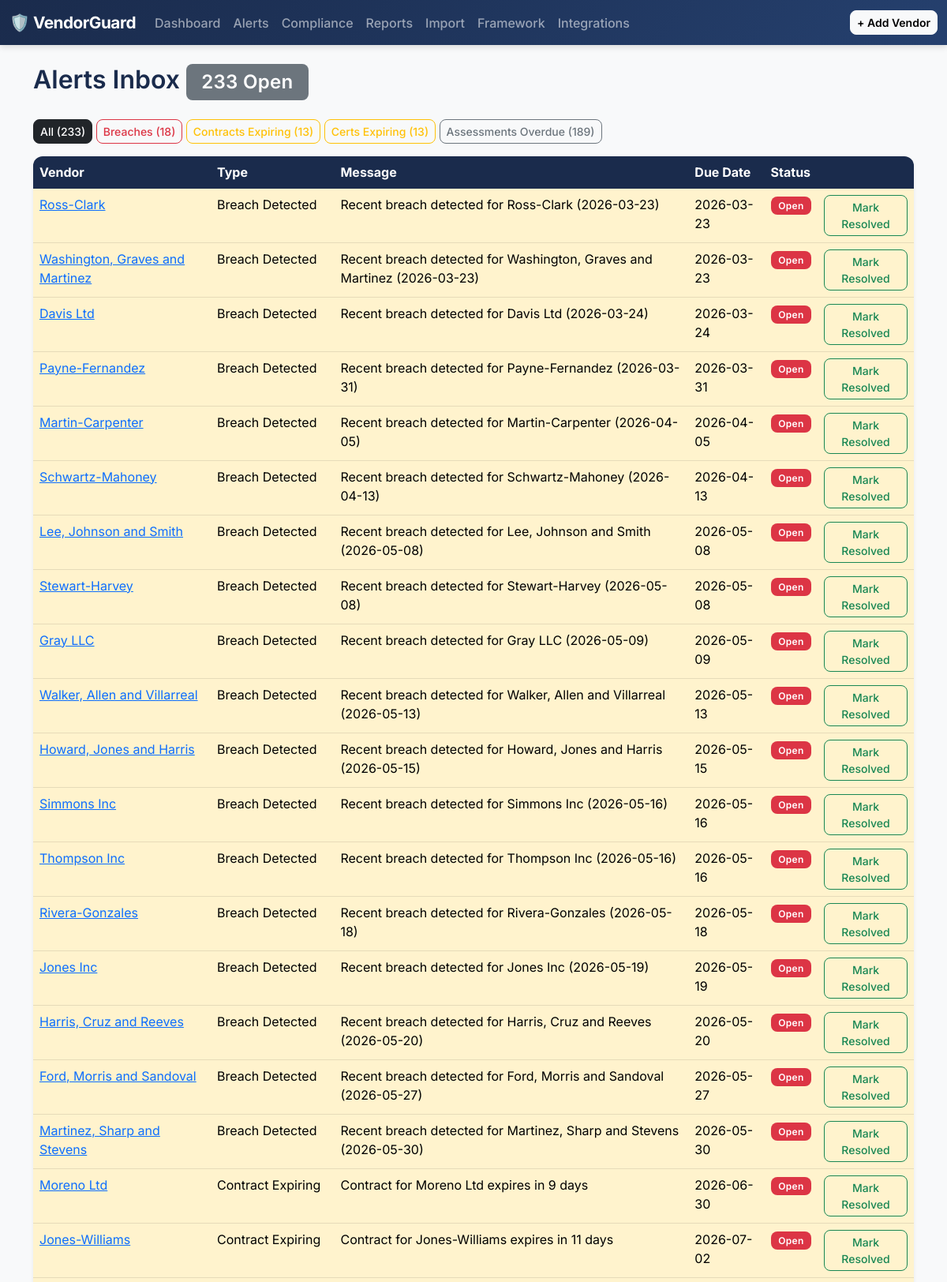
Screenshot of /alerts (upper part) with the database file from the repository.
### models.py (models this page shows, shortened)
class Alert(db.Model):
    __tablename__ = "alert"
    id = db.Column(db.Integer, primary_key=True)
    vendor_id = db.Column(db.Integer, db.ForeignKey("vendor.id"), nullable=False)
    alert_type = db.Column(db.String(50), nullable=False)
    message = db.Column(db.String(300))
    due_date = db.Column(db.Date)
    status = db.Column(db.String(20), default="Open")  # Open / Resolved
    created_at = db.Column(db.DateTime, default=datetime.utcnow)

class Vendor(db.Model):
    __tablename__ = "vendor"
    id = db.Column(db.Integer, primary_key=True)
    name = db.Column(db.String(150), nullable=False)
    category = db.Column(db.String(100), nullable=False)  # e.g. Cloud Provider, MSP, Contractor
    contact_email = db.Column(db.String(150))
    contract_start = db.Column(db.Date)
    contract_end = db.Column(db.Date)
    data_sensitivity = db.Column(db.Integer, default=1)
    access_scope = db.Column(db.Integer, default=1)
    compliance_gaps = db.Column(db.Integer, default=1)
    financial_health = db.Column(db.Integer, default=10)  # 10 = healthiest
    last_assessment_date = db.Column(db.Date)
    risk_score = db.Column(db.Float, default=0.0)
    risk_tier = db.Column(db.String(20), default="Low")  # Low / Medium / High
    annual_spend = db.Column(db.Float)
    breach_count = db.Column(db.Integer, default=0)
    csv_risk_score = db.Column(db.Float)      # their original pre-computed score
    csv_risk_level = db.Column(db.String(20)) # their original Low/Medium/High label
    notes = db.Column(db.Text)
    is_anomaly = db.Column(db.Boolean, default=False)
    anomaly_type = db.Column(db.String(100))
    label_severity = db.Column(db.String(20))
    expired_certifications = db.Column(db.Text)
    explanation = db.Column(db.Text)
    predicted_anomaly = db.Column(db.Boolean, default=False)
    predicted_anomaly_type = db.Column(db.String(50))
    predicted_severity = db.Column(db.String(20))
    recommended_action = db.Column(db.Text)
    created_at = db.Column(db.DateTime, default=datetime.utcnow)
    updated_at = db.Column(db.DateTime, default=datetime.utcnow, onupdate=datetime.utcnow)
    breaches = db.relationship("BreachEvent", backref="vendor", lazy=True, cascade="all, delete-orphan")
    certifications = db.relationship("Certification", backref="vendor", lazy=True, cascade="all, delete-orphan")
    alerts = db.relationship("Alert", backref="vendor", lazy=True, cascade="all, delete-orphan")
    score_history = db.relationship("RiskScoreHistory", backref="vendor", lazy=True, cascade="all, delete-orphan")
    remediation_items = db.relationship("RemediationItem", backref="vendor", lazy=True, cascade="all, delete-orphan")

### app.py (the view)
@app.route("/alerts")
def alerts_page():
    generate_alerts()
    filter_type = request.args.get("type", "")
    query = Alert.query.filter_by(status="Open")
    if filter_type:
        query = query.filter_by(alert_type=filter_type)
    type_priority = {
        "breach_detected": 0,
        "contract_expiring": 1,
        "cert_expiring": 2,
        "assessment_overdue": 3,
    }
    all_alerts = query.all()
    all_alerts.sort(key=lambda a: (type_priority.get(a.alert_type, 9), a.due_date or date.min))
    type_counts = {
        "breach_detected": len([a for a in all_alerts if a.alert_type == "breach_detected"]),
        "contract_expiring": len([a for a in all_alerts if a.alert_type == "contract_expiring"]),
        "cert_expiring": len([a for a in all_alerts if a.alert_type == "cert_expiring"]),
        "assessment_overdue": len([a for a in all_alerts if a.alert_type == "assessment_overdue"]),
    }
    return render_template("alerts.html", alerts=all_alerts, filter_type=filter_type, type_counts=type_counts)

### risk_engine.py (called while the page is built, shortened)
def _create_alert_if_not_exists(vendor_id, alert_type, message, due_date):
    existing = Alert.query.filter_by(
        vendor_id=vendor_id,
        alert_type=alert_type,
        status="Open"
    ).first()

### templates/alerts.html
{% extends "base.html" %}
{% block content %}
<h2 class="mb-4">Alerts Inbox <span class="badge bg-secondary">{{ alerts|length }} Open</span></h2>
<div class="mb-3">
    <a href="{{ url_for('alerts_page') }}" class="btn btn-sm {% if not filter_type %}btn-dark{% else %}btn-outline-dark{% endif %}">
        All ({{ type_counts.values()|sum }})
    </a>
    <a href="{{ url_for('alerts_page', type='breach_detected') }}" class="btn btn-sm {% if filter_type == 'breach_detected' %}btn-danger{% else %}btn-outline-danger{% endif %}">
        Breaches ({{ type_counts.breach_detected }})
    </a>
    <a href="{{ url_for('alerts_page', type='contract_expiring') }}" class="btn btn-sm {% if filter_type == 'contract_expiring' %}btn-warning{% else %}btn-outline-warning{% endif %}">
        Contracts Expiring ({{ type_counts.contract_expiring }})
    </a>
    <a href="{{ url_for('alerts_page', type='cert_expiring') }}" class="btn btn-sm {% if filter_type == 'cert_expiring' %}btn-warning{% else %}btn-outline-warning{% endif %}">
        Certs Expiring ({{ type_counts.cert_expiring }})
    </a>
    <a href="{{ url_for('alerts_page', type='assessment_overdue') }}" class="btn btn-sm {% if filter_type == 'assessment_overdue' %}btn-secondary{% else %}btn-outline-secondary{% endif %}">
        Assessments Overdue ({{ type_counts.assessment_overdue }})
    </a>
</div>
<table class="table table-hover shadow-sm bg-white">
    <thead class="table-dark">
        <tr>
            <th>Vendor</th>
            <th>Type</th>
            <th>Message</th>
            <th>Due Date</th>
            <th>Status</th>
            <th></th>
        </tr>
    </thead>
    <tbody>
        {% for alert in alerts %}
        <tr class="{% if alert.status == 'Open' %}table-warning{% endif %}">
            <td><a href="{{ url_for('vendor_detail', vendor_id=alert.vendor_id) }}">{{ alert.vendor.name }}</a></td>
            <td>{{ alert.alert_type.replace('_', ' ').title() }}</td>
            <td>{{ alert.message }}</td>
            <td>{{ alert.due_date }}</td>
            <td>
                {% if alert.status == "Open" %}
                <span class="badge bg-danger">Open</span>
                {% else %}
                <span class="badge bg-success">Resolved</span>
                {% endif %}
            </td>
            <td>
                {% if alert.status == "Open" %}
                <form action="{{ url_for('resolve_alert', alert_id=alert.id) }}" method="POST">
                    <button class="btn btn-sm btn-outline-success">Mark Resolved</button>
                </form>
                {% endif %}
            </td>
        </tr>
        {% else %}
        <tr><td colspan="6" class="text-muted">No alerts right now. 🎉</td></tr>
        {% endfor %}
    </tbody>
</table>
{% endblock %}

### static/style.css (style rules this page uses)
body { font-family: 'Inter', -apple-system, sans-serif; background-color: #F8F9FA; color: #212529; }
h1, h2, h3, h4, h5, h6 { font-weight: 600; color: #1A2B4C; }
.badge { border-radius: 8px; padding: 0.45em 0.8em; font-weight: 600; letter-spacing: 0.3px; }
.btn { border-radius: 8px; font-weight: 500; transition: all 0.15s ease; }
.table { border-radius: 12px; overflow: hidden; }
.table thead.table-dark th { background-color: #1A2B4C; border-color: #1A2B4C; }
.table-warning { background-color: #fff8e1 !important; }
.badge.bg-danger { animation: pulseRed 2s infinite; }

### rows the page displays
Alert: vendor.name "Ross-Clark", alert_type.replace "Breach Detected", message "Recent breach detected for Ross-Clark (2026-03-23)", due_date "2026-03-23", status "Open"
Alert: vendor.name "Washington, Graves and Martinez", alert_type.replace "Breach Detected", message "Recent breach detected for Washington, Graves and Martinez (2026-03-23)", due_date "2026-03-23", status "Open"
Alert: vendor.name "Davis Ltd", alert_type.replace "Breach Detected", message "Recent breach detected for Davis Ltd (2026-03-24)", due_date "2026-03-24", status "Open"
Alert: vendor.name "Payne-Fernandez", alert_type.replace "Breach Detected", message "Recent breach detected for Payne-Fernandez (2026-03-31)", due_date "2026-03-31", status "Open"
Alert: vendor.name "Martin-Carpenter", alert_type.replace "Breach Detected", message "Recent breach detected for Martin-Carpenter (2026-04-05)", due_date "2026-04-05", status "Open"
Alert: vendor.name "Schwartz-Mahoney", alert_type.replace "Breach Detected", message "Recent breach detected for Schwartz-Mahoney (2026-04-13)", due_date "2026-04-13", status "Open"
Alert: vendor.name "Lee, Johnson and Smith", alert_type.replace "Breach Detected", message "Recent breach detected for Lee, Johnson and Smith (2026-05-08)", due_date "2026-05-08", status "Open"
Alert: vendor.name "Stewart-Harvey", alert_type.replace "Breach Detected", message "Recent breach detected for Stewart-Harvey (2026-05-08)", due_date "2026-05-08", status "Open"
Alert: vendor.name "Gray LLC", alert_type.replace "Breach Detected", message "Recent breach detected for Gray LLC (2026-05-09)", due_date "2026-05-09", status "Open"
Alert: vendor.name "Walker, Allen and Villarreal", alert_type.replace "Breach Detected", message "Recent breach detected for Walker, Allen and Villarreal (2026-05-13)", due_date "2026-05-13", status "Open"
Alert: vendor.name "Howard, Jones and Harris", alert_type.replace "Breach Detected", message "Recent breach detected for Howard, Jones and Harris (2026-05-15)", due_date "2026-05-15", status "Open"
Alert: vendor.name "Simmons Inc", alert_type.replace "Breach Detected", message "Recent breach detected for Simmons Inc (2026-05-16)", due_date "2026-05-16", status "Open"
Alert: vendor.name "Thompson Inc", alert_type.replace "Breach Detected", message "Recent breach detected for Thompson Inc (2026-05-16)", due_date "2026-05-16", status "Open"
Alert: vendor.name "Rivera-Gonzales", alert_type.replace "Breach Detected", message "Recent breach detected for Rivera-Gonzales (2026-05-18)", due_date "2026-05-18", status "Open"
Alert: vendor.name "Jones Inc", alert_type.replace "Breach Detected", message "Recent breach detected for Jones Inc (2026-05-19)", due_date "2026-05-19", status "Open"
Alert: vendor.name "Harris, Cruz and Reeves", alert_type.replace "Breach Detected", message "Recent breach detected for Harris, Cruz and Reeves (2026-05-20)", due_date "2026-05-20", status "Open"
Alert: vendor.name "Ford, Morris and Sandoval", alert_type.replace "Breach Detected", message "Recent breach detected for Ford, Morris and Sandoval (2026-05-27)", due_date "2026-05-27", status "Open"
Alert: vendor.name "Martinez, Sharp and Stevens", alert_type.replace "Breach Detected", message "Recent breach detected for Martinez, Sharp and Stevens (2026-05-30)", due_date "2026-05-30", status "Open"
Alert: vendor.name "Moreno Ltd", alert_type.replace "Contract Expiring", message "Contract for Moreno Ltd expires in 9 days", due_date "2026-06-30", status "Open"
Alert: vendor.name "Jones-Williams", alert_type.replace "Contract Expiring", message "Contract for Jones-Williams expires in 11 days", due_date "2026-07-02", status "Open"

### other values shown
{{ alerts|length }} "233"
{{ type_counts.values()|sum }} "233"
{{ type_counts.breach_detected }} "18"
{{ type_counts.contract_expiring }} "13"
{{ type_counts.cert_expiring }} "13"
{{ type_counts.assessment_overdue }} "189"
